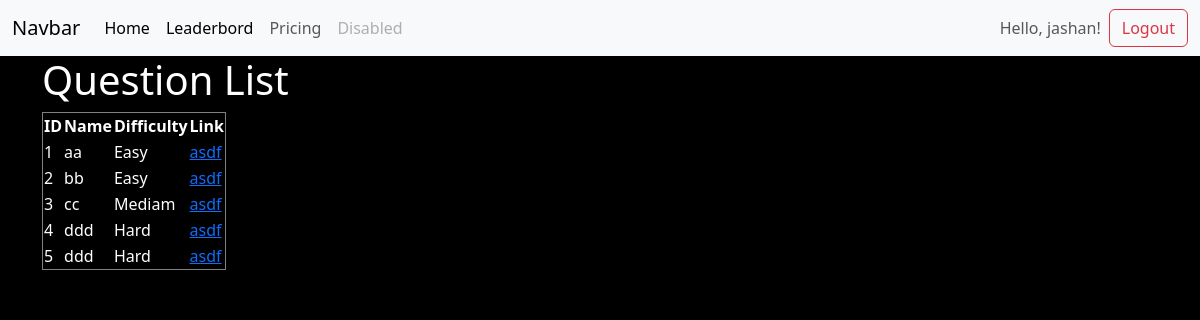
/pages/list_questions/ (signed in), run on the app's committed database.
### pages/models.py (models this page shows, shortened)
class question_list(models.Model):
   question_id = models.AutoField(primary_key=True)
   question_name = models.CharField(max_length=255)
   question_statement = models.TextField()
   difficulty_choices = [
      ("easy", "Easy"),
      ("mediam", "Mediam"),
      ("hard", "Hard"),
   ]
   difficulty = models.CharField(max_length=6, choices=difficulty_choices, default="easy")

### pages/views.py (the view)
# urls.py: path('list_questions/', views.list, name='question_list'),
def list (request):
   questions = question_list.objects.all()
   return render(request, "question_list.html", {"questions" : questions})

### pages/templates/question_list.html
{% extends 'base.html' %}
{% block title %}Coding Prep {% endblock %} {% block content %}
<h1>Question List</h1>
    <table border="1">
      <thead>
        <tr>
          <th>ID</th>
          <th>Name</th>
          <th>Difficulty</th>
          <th>Link</th>
        </tr>
      </thead>
      <tbody>
        {% for question in questions %}
        <tr>
          <td>{{ question.question_id }}</td>
          <td>{{ question.question_name }}</td>
          <td>{{ question.get_difficulty_display }}</td>
          <td><a href={% url 'question_detail' question.question_id %}>asdf</a></td>
        </tr>
        {% empty %}
        <tr>
          <td colspan="4">No questions available.</td>
        </tr>
        {% endfor %}
      </tbody>
    </table>
{% endblock %}

### templates/base.html (shortened to what this page needs)
<!DOCTYPE html>
<html lang="en">
<head>
   <link rel="stylesheet" href="https://cdn.jsdelivr.net/npm/bootstrap@5.3.3/dist/css/bootstrap.min.css" />
</head>
<body>
   <nav class="navbar navbar-expand-lg navbar-light bg-light">
      <div class="container-fluid">
         <a class="navbar-brand" href="#">Navbar</a>
         <div class="collapse navbar-collapse" id="navbarNavAltMarkup">
            <div class="navbar-nav">
               <a class="nav-link active" aria-current="page" href="{% url 'homepage' %}">Home</a>
               <a class="nav-link active" aria-current="page" href="{% url 'leaderbord' %}">Leaderbord</a>
               <a class="nav-link" href="#">Pricing</a>
               <a class="nav-link disabled" href="#" tabindex="-1" aria-disabled="true">Disabled</a>
            </div>
            <div class="navbar-nav ms-auto">
               {% if not request.path == '/account/login/' and not request.path == '/account/register/' %}
               {% if user.is_authenticated %}
               <div class="d-flex align-items-center">
                  <span class="nav-link">Hello, {{ user.username }}!</span>
                  <a class="btn btn-outline-danger" href="{% url 'logout' %}" role="button">Logout</a>
               </div>
               {% else %}
               <a class="btn btn-outline-primary" href="{% url 'user_registration' %}" role="button">Sign
                  In/Register</a>
               {% endif %}
               {%endif%}
            </div>
         </div>
      </div>
   </nav>
   <div class="container">
      {% block content %}{% endblock %}
   </div>
</body>
</html>

### templates/base.html (style rules this page uses)
body { background-color: black; color: white; }

### data on the page
question_list: question_id "1", question_name "aa", difficulty "Easy"
question_list: question_id "2", question_name "bb", difficulty "Easy"
question_list: question_id "3", question_name "cc", difficulty "Mediam"
question_list: question_id "4", question_name "ddd", difficulty "Hard"
question_list: question_id "5", question_name "ddd", difficulty "Hard"

### other printed values
{{ user.username }} "jashan"
